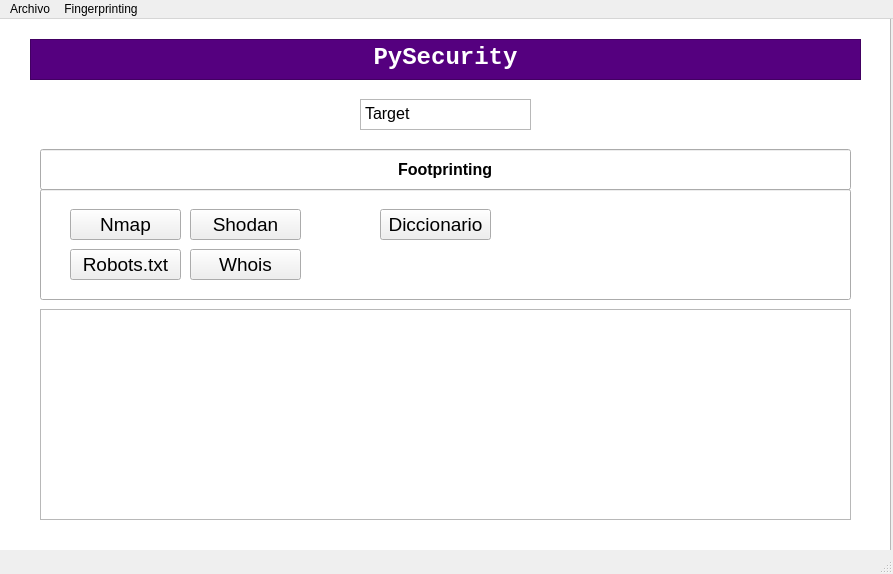
<?xml version="1.0" encoding="UTF-8"?>
<ui version="4.0">
 <class>MainWindow</class>
 <widget class="QMainWindow" name="MainWindow">
  <property name="geometry">
   <rect>
    <x>0</x>
    <y>0</y>
    <width>893</width>
    <height>574</height>
   </rect>
  </property>
  <property name="windowTitle">
   <string>MainWindow</string>
  </property>
  <widget class="QWidget" name="centralwidget">
   <widget class="QTextBrowser" name="textBrowser">
    <property name="geometry">
     <rect>
      <x>30</x>
      <y>20</y>
      <width>831</width>
      <height>41</height>
     </rect>
    </property>
    <property name="font">
     <font>
      <family>Consolas</family>
      <pointsize>22</pointsize>
     </font>
    </property>
    <property name="styleSheet">
     <string notr="true">background-color: rgb(85, 0, 127);
</string>
    </property>
    <property name="html">
     <string>&lt;!DOCTYPE HTML PUBLIC &quot;-//W3C//DTD HTML 4.0//EN&quot; &quot;http://www.w3.org/TR/REC-html40/strict.dtd&quot;&gt;
&lt;html&gt;&lt;head&gt;&lt;meta name=&quot;qrichtext&quot; content=&quot;1&quot; /&gt;&lt;style type=&quot;text/css&quot;&gt;
p, li { white-space: pre-wrap; }
&lt;/style&gt;&lt;/head&gt;&lt;body style=&quot; font-family:'Consolas'; font-size:22pt; font-weight:400; font-style:normal;&quot;&gt;
&lt;p align=&quot;center&quot; style=&quot; margin-top:0px; margin-bottom:0px; margin-left:0px; margin-right:0px; -qt-block-indent:0; text-indent:0px;&quot;&gt;&lt;span style=&quot; font-family:'MS Shell Dlg 2'; font-size:18pt; font-weight:600; color:#ffffff;&quot;&gt;PySecurity&lt;/span&gt;&lt;/p&gt;&lt;/body&gt;&lt;/html&gt;</string>
    </property>
   </widget>
   <widget class="QFrame" name="frame">
    <property name="geometry">
     <rect>
      <x>0</x>
      <y>-20</y>
      <width>891</width>
      <height>551</height>
     </rect>
    </property>
    <property name="styleSheet">
     <string notr="true"/>
    </property>
    <property name="frameShape">
     <enum>QFrame::StyledPanel</enum>
    </property>
    <property name="frameShadow">
     <enum>QFrame::Raised</enum>
    </property>
    <widget class="QTextEdit" name="resultado">
     <property name="geometry">
      <rect>
       <x>40</x>
       <y>310</y>
       <width>811</width>
       <height>211</height>
      </rect>
     </property>
     <property name="styleSheet">
      <string notr="true"/>
     </property>
     <property name="html">
      <string>&lt;!DOCTYPE HTML PUBLIC &quot;-//W3C//DTD HTML 4.0//EN&quot; &quot;http://www.w3.org/TR/REC-html40/strict.dtd&quot;&gt;
&lt;html&gt;&lt;head&gt;&lt;meta name=&quot;qrichtext&quot; content=&quot;1&quot; /&gt;&lt;style type=&quot;text/css&quot;&gt;
p, li { white-space: pre-wrap; }
&lt;/style&gt;&lt;/head&gt;&lt;body style=&quot; font-family:'MS Shell Dlg 2'; font-size:8.25pt; font-weight:400; font-style:normal;&quot;&gt;
&lt;p style=&quot;-qt-paragraph-type:empty; margin-top:0px; margin-bottom:0px; margin-left:0px; margin-right:0px; -qt-block-indent:0; text-indent:0px;&quot;&gt;&lt;br /&gt;&lt;/p&gt;&lt;/body&gt;&lt;/html&gt;</string>
     </property>
    </widget>
    <widget class="QPushButton" name="botonNmap">
     <property name="geometry">
      <rect>
       <x>70</x>
       <y>210</y>
       <width>111</width>
       <height>31</height>
      </rect>
     </property>
     <property name="font">
      <font>
       <family>Arial</family>
       <pointsize>14</pointsize>
       <weight>50</weight>
       <bold>false</bold>
      </font>
     </property>
     <property name="styleSheet">
      <string notr="true">border-color: rgb(85, 0, 127);
selection-background-color: rgb(85, 0, 127);</string>
     </property>
     <property name="text">
      <string>Nmap</string>
     </property>
    </widget>
    <widget class="QPlainTextEdit" name="target">
     <property name="geometry">
      <rect>
       <x>360</x>
       <y>100</y>
       <width>171</width>
       <height>31</height>
      </rect>
     </property>
     <property name="font">
      <font>
       <family>Arial</family>
       <pointsize>12</pointsize>
      </font>
     </property>
     <property name="whatsThis">
      <string>aaaa</string>
     </property>
     <property name="plainText">
      <string>Target</string>
     </property>
    </widget>
    <widget class="QLineEdit" name="lineEdit_2">
     <property name="geometry">
      <rect>
       <x>40</x>
       <y>150</y>
       <width>811</width>
       <height>41</height>
      </rect>
     </property>
     <property name="font">
      <font>
       <family>Arial</family>
       <pointsize>12</pointsize>
       <weight>75</weight>
       <bold>true</bold>
      </font>
     </property>
     <property name="text">
      <string>Footprinting</string>
     </property>
     <property name="alignment">
      <set>Qt::AlignCenter</set>
     </property>
    </widget>
    <widget class="QGraphicsView" name="graphicsView">
     <property name="geometry">
      <rect>
       <x>-40</x>
       <y>11</y>
       <width>931</width>
       <height>591</height>
      </rect>
     </property>
     <property name="styleSheet">
      <string notr="true">border-image: url(:/cct/Binario_fondo.jpg);</string>
     </property>
    </widget>
    <widget class="QPushButton" name="botonShodan">
     <property name="geometry">
      <rect>
       <x>190</x>
       <y>210</y>
       <width>111</width>
       <height>31</height>
      </rect>
     </property>
     <property name="font">
      <font>
       <family>Arial</family>
       <pointsize>14</pointsize>
       <weight>50</weight>
       <bold>false</bold>
      </font>
     </property>
     <property name="styleSheet">
      <string notr="true">border-color: rgb(85, 0, 127);
selection-background-color: rgb(85, 0, 127);</string>
     </property>
     <property name="text">
      <string>Shodan</string>
     </property>
    </widget>
    <widget class="QPushButton" name="botonWhois">
     <property name="geometry">
      <rect>
       <x>190</x>
       <y>250</y>
       <width>111</width>
       <height>31</height>
      </rect>
     </property>
     <property name="font">
      <font>
       <family>Arial</family>
       <pointsize>14</pointsize>
       <weight>50</weight>
       <bold>false</bold>
      </font>
     </property>
     <property name="styleSheet">
      <string notr="true">border-color: rgb(85, 0, 127);
selection-background-color: rgb(85, 0, 127);</string>
     </property>
     <property name="text">
      <string>Whois</string>
     </property>
    </widget>
    <widget class="QPushButton" name="botonRobots">
     <property name="geometry">
      <rect>
       <x>70</x>
       <y>250</y>
       <width>111</width>
       <height>31</height>
      </rect>
     </property>
     <property name="font">
      <font>
       <family>Arial</family>
       <pointsize>14</pointsize>
       <weight>50</weight>
       <bold>false</bold>
      </font>
     </property>
     <property name="styleSheet">
      <string notr="true">border-color: rgb(85, 0, 127);
selection-background-color: rgb(85, 0, 127);</string>
     </property>
     <property name="text">
      <string>Robots.txt</string>
     </property>
    </widget>
    <widget class="QLineEdit" name="lineEdit_3">
     <property name="geometry">
      <rect>
       <x>40</x>
       <y>190</y>
       <width>811</width>
       <height>111</height>
      </rect>
     </property>
     <property name="text">
      <string/>
     </property>
     <property name="alignment">
      <set>Qt::AlignCenter</set>
     </property>
    </widget>
    <widget class="QPushButton" name="botonDiccionario">
     <property name="geometry">
      <rect>
       <x>380</x>
       <y>210</y>
       <width>111</width>
       <height>31</height>
      </rect>
     </property>
     <property name="font">
      <font>
       <family>Arial</family>
       <pointsize>14</pointsize>
       <weight>50</weight>
       <bold>false</bold>
      </font>
     </property>
     <property name="styleSheet">
      <string notr="true">border-color: rgb(85, 0, 127);
selection-background-color: rgb(85, 0, 127);</string>
     </property>
     <property name="text">
      <string>Diccionario</string>
     </property>
    </widget>
    <zorder>graphicsView</zorder>
    <zorder>resultado</zorder>
    <zorder>target</zorder>
    <zorder>lineEdit_2</zorder>
    <zorder>lineEdit_3</zorder>
    <zorder>botonNmap</zorder>
    <zorder>botonShodan</zorder>
    <zorder>botonWhois</zorder>
    <zorder>botonRobots</zorder>
    <zorder>botonDiccionario</zorder>
   </widget>
   <zorder>frame</zorder>
   <zorder>textBrowser</zorder>
  </widget>
  <widget class="QMenuBar" name="menubar">
   <property name="geometry">
    <rect>
     <x>0</x>
     <y>0</y>
     <width>893</width>
     <height>21</height>
    </rect>
   </property>
   <widget class="QMenu" name="menuFootprinting">
    <property name="title">
     <string>Archivo</string>
    </property>
    <addaction name="actionSalir"/>
   </widget>
   <widget class="QMenu" name="menuFingerprinting">
    <property name="title">
     <string>Fingerprinting</string>
    </property>
    <addaction name="actionFootprinting"/>
    <addaction name="actionAtaques"/>
   </widget>
   <addaction name="menuFootprinting"/>
   <addaction name="menuFingerprinting"/>
  </widget>
  <widget class="QStatusBar" name="statusbar"/>
  <action name="actionSalir">
   <property name="text">
    <string>Salir</string>
   </property>
  </action>
  <action name="actionFootprinting">
   <property name="text">
    <string>Footprinting</string>
   </property>
  </action>
  <action name="actionAtaques">
   <property name="text">
    <string>Ataques</string>
   </property>
  </action>
 </widget>
 <resources>
  <include location="logo.qrc"/>
 </resources>
 <connections/>
</ui>
